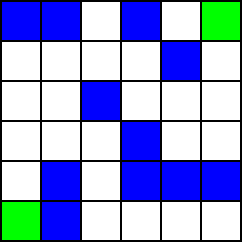
#> input picture maze detector/maze - Copy.png, 242 x 242 px
$ python color.py   (older library calls are emulated)
#> lines starting #> are read from the running program, lines starting #| are printed output that depends on the picture; after the words box and inside, x2 and y2 are one past the last pixel; in counts of white or black regions, pixels touching at a corner belong together
import cv2
import numpy as np

img = cv2.imread('maze - Copy.png')
#> img is the input picture: shape (242, 242, 3); mean B, G, R 213.8, 157.2, 144.6
list1=[]
list2=[]
list3=[]
list4=[]
hsv = cv2.cvtColor(img, cv2.COLOR_BGR2HSV)
#> hsv: shape (242, 242, 3); mean H, S, V 35.5, 81.7, 226.3
lower_blue = np.array([110,245,215])
upper_blue = np.array([130,265,295])
lower_white = np.array([-10,-10,215])
upper_white = np.array([10,10,295])
lower_green = np.array([50,245,215])
upper_green = np.array([70,265,295])


# Here we are defining range of bluecolor in HSV
# This creates a mask of blue coloured
# objects found in the frame.
mask = cv2.inRange(hsv, lower_blue, upper_blue)
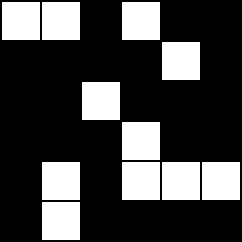
#> mask: shape (242, 242); 27.1% white; 11 white regions, largest, box (x1, y1, x2, y2) and area: (2, 2, 40, 40) 1444, (42, 2, 80, 40) 1444, (122, 2, 160, 40) 1444
mask2 = cv2.inRange(hsv, lower_white, upper_white)
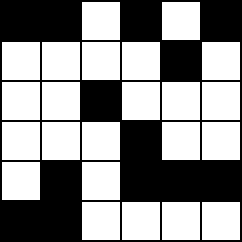
#> mask2: shape (242, 242); 56.7% white; 1 black region, box (x1, y1, x2, y2) and area: (0, 0, 242, 242) 25352
mask3 = cv2.inRange(hsv, lower_green, upper_green)
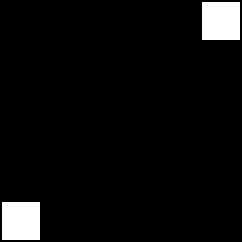
#> mask3: shape (242, 242); 4.9% white; 2 white regions
_,contours,h = cv2.findContours(mask,1,2)
#> contours = 11 contours; largest, box (x1, y1, x2, y2) and area: (42, 202, 80, 240) 1369, (202, 162, 240, 200) 1369, (162, 162, 200, 200) 1369, (122, 162, 160, 200) 1369, (42, 162, 80, 200) 1369; h = [[1, -1, -1, -1], [2, 0, -1, -1], [3, 1, -1, -1], [4, 2, -1, -1], [5, 3, -1, -1], [6, 4, -1, -1], [7, 5, -1, -1], [8, 6, -1, -1], [9, 7, -1, -1], [10, 8, -1, -1], [-1, 9, -1, -1]]
_,contours2,h = cv2.findContours(mask2,1,2)
#> contours2 = 23 contours; largest, box (x1, y1, x2, y2) and area: (202, 202, 240, 240) 1369, (162, 202, 200, 240) 1369, (122, 202, 160, 240) 1369, (82, 202, 120, 240) 1369, (82, 162, 120, 200) 1369; h = 23 rows, first 6: [1, -1, -1, -1], [2, 0, -1, -1], [3, 1, -1, -1], [4, 2, -1, -1], [5, 3, -1, -1], [6, 4, -1, -1]
_,contours3,h = cv2.findContours(mask3,1,2)
#> contours3 = 2 contours; box (x1, y1, x2, y2) and area: (2, 202, 40, 240) 1369, (202, 2, 240, 40) 1369; h = [[1, -1, -1, -1], [-1, 0, -1, -1]]

for cnt in contours:
	M = cv2.moments(cnt)
	cx = int(M['m10']/M['m00'])
	cy = int(M['m01']/M['m00'])
	list1.append((cx,cy))
#> this loop made 11 passes
#> (cnt, cx, cy) on passes 1 to 11: ([[42, 202], [42, 239], [79, 239], [79, 202]], 60, 220), ([[202, 162], [202, 199], [239, 199], [239, 162]], 220, 180), ([[162, 162], [162, 199], [199, 199], [199, 162]], 180, 180), ([[122, 162], [122, 199], [159, 199], [159, 162]], 140, 180), ([[42, 162], [42, 199], [79, 199], [79, 162]], 60, 180), ([[122, 122], [122, 159], [159, 159], [159, 122]], 140, 140), ([[82, 82], [82, 119], [119, 119], [119, 82]], 100, 100), ([[162, 42], [162, 79], [199, 79], [199, 42]], 180, 60), ([[122, 2], [122, 39], [159, 39], [159, 2]], 140, 20), ([[42, 2], [42, 39], [79, 39], [79, 2]], 60, 20), ([[2, 2], [2, 39], [39, 39], [39, 2]], 20, 20)
#> after the loop, list1 = [(60, 220), (220, 180), (180, 180), (140, 180), (60, 180), (140, 140), (100, 100), (180, 60), (140, 20), (60, 20), (20, 20)]

for cnt in contours2:
	M = cv2.moments(cnt)
	cx = int(M['m10']/M['m00'])
	cy = int(M['m01']/M['m00'])
	list2.append((cx,cy))
#> this loop made 23 passes
#> (cnt, cx, cy) on passes 1 to 11: ([[202, 202], [202, 239], [239, 239], [239, 202]], 220, 220), ([[162, 202], [162, 239], [199, 239], [199, 202]], 180, 220), ([[122, 202], [122, 239], [159, 239], [159, 202]], 140, 220), ([[82, 202], [82, 239], [119, 239], [119, 202]], 100, 220), ([[82, 162], [82, 199], [119, 199], [119, 162]], 100, 180), ([[2, 162], [2, 199], [39, 199], [39, 162]], 20, 180), ([[202, 122], [202, 159], [239, 159], [239, 122]], 220, 140), ([[162, 122], [162, 159], [199, 159], [199, 122]], 180, 140), ([[82, 122], [82, 159], [119, 159], [119, 122]], 100, 140), ([[42, 122], [42, 159], [79, 159], [79, 122]], 60, 140), ([[2, 122], [2, 159], [39, 159], [39, 122]], 20, 140)
#> after the loop, list2 = [(220, 220), (180, 220), (140, 220), (100, 220), (100, 180), (20, 180), (220, 140), (180, 140), (100, 140), (60, 140), (20, 140), (220, 100), (180, 100), (140, 100), (60, 100), (20, 100), (220, 60), (140, 60), (100, 60), (60, 60), (20, 60), (180, 20), (100, 20)]

for cnt in contours3:
	M = cv2.moments(cnt)
	cx = int(M['m10']/M['m00'])
	cy = int(M['m01']/M['m00'])
	list3.append((cx,cy))
#> this loop made 2 passes
#> (cnt, cx, cy) on passes 1 to 2: ([[2, 202], [2, 239], [39, 239], [39, 202]], 20, 220), ([[202, 2], [202, 39], [239, 39], [239, 2]], 220, 20)
#> after the loop, list3 = [(20, 220), (220, 20)]


# The bitwise and of the frame and mask is done so
# that only the blue coloured objects are highlighted
# and stored in res
res = cv2.bitwise_and(img,img, mask= mask)
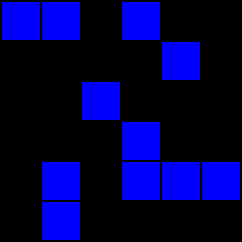
#> res: shape (242, 242, 3); mean B, G, R 69.2, 0, 0
# [9 lines of commented-out code are left out]
list4=list2+list3
#> list4 = 25 pairs, first value 20 to 220, second value 20 to 220
cv2.waitKey(0)
# Destroys all of the HighGUI windows.
cv2.destroyAllWindows()
